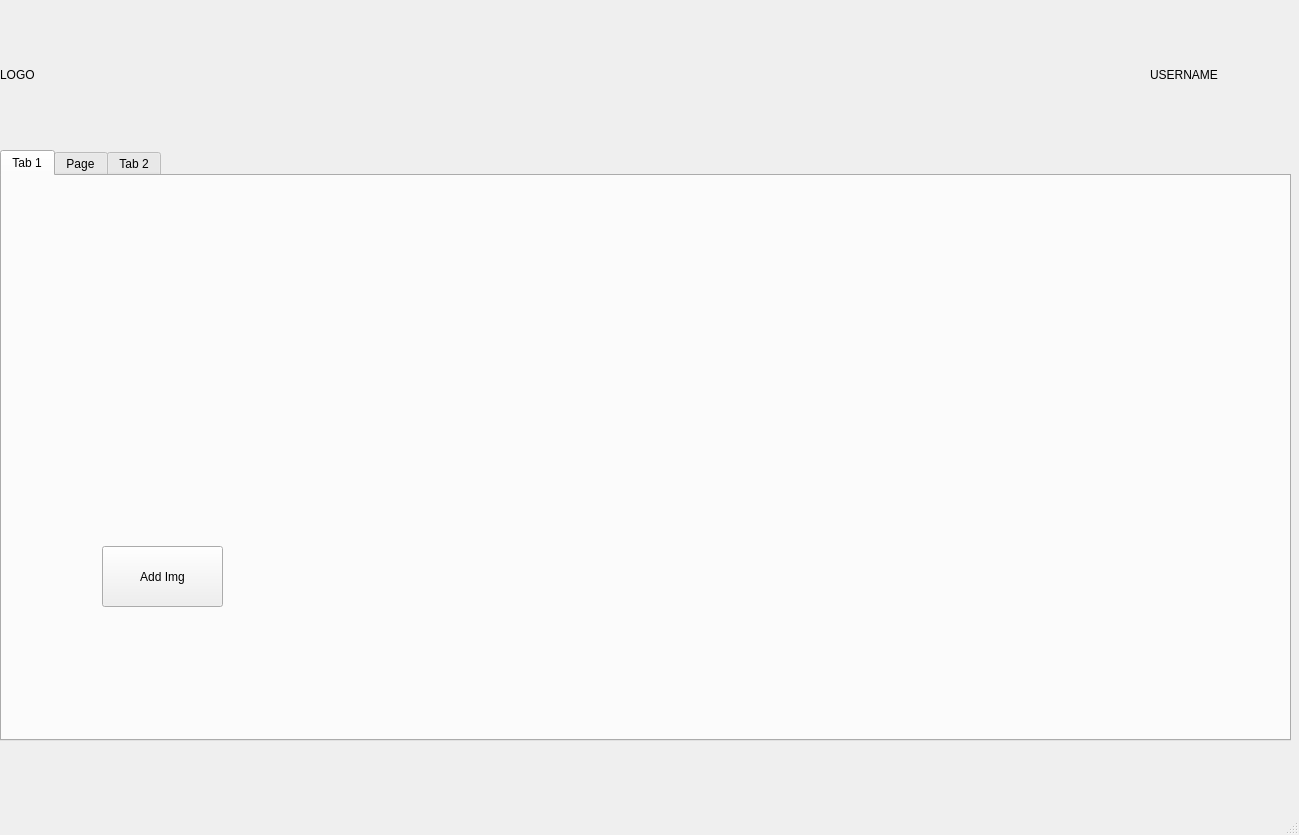
<?xml version="1.0" encoding="UTF-8"?>
<ui version="4.0">
 <class>MainWindow</class>
 <widget class="QMainWindow" name="MainWindow">
  <property name="geometry">
   <rect>
    <x>0</x>
    <y>0</y>
    <width>1299</width>
    <height>835</height>
   </rect>
  </property>
  <property name="windowTitle">
   <string>MainWindow</string>
  </property>
  <widget class="QWidget" name="centralwidget">
   <widget class="QLabel" name="label">
    <property name="geometry">
     <rect>
      <x>0</x>
      <y>0</y>
      <width>150</width>
      <height>150</height>
     </rect>
    </property>
    <property name="text">
     <string>LOGO</string>
    </property>
   </widget>
   <widget class="QLabel" name="label_2">
    <property name="geometry">
     <rect>
      <x>1150</x>
      <y>0</y>
      <width>150</width>
      <height>150</height>
     </rect>
    </property>
    <property name="text">
     <string>USERNAME</string>
    </property>
   </widget>
   <widget class="QTabWidget" name="tabWidget">
    <property name="geometry">
     <rect>
      <x>0</x>
      <y>150</y>
      <width>1291</width>
      <height>591</height>
     </rect>
    </property>
    <property name="currentIndex">
     <number>0</number>
    </property>
    <widget class="QWidget" name="tab">
     <attribute name="title">
      <string>Tab 1</string>
     </attribute>
     <widget class="QPushButton" name="pushButton">
      <property name="geometry">
       <rect>
        <x>100</x>
        <y>370</y>
        <width>121</width>
        <height>61</height>
       </rect>
      </property>
      <property name="text">
       <string>Add Img</string>
      </property>
     </widget>
     <widget class="QLabel" name="label_3">
      <property name="geometry">
       <rect>
        <x>540</x>
        <y>90</y>
        <width>261</width>
        <height>271</height>
       </rect>
      </property>
      <property name="toolTip">
       <string>&lt;html&gt;&lt;head/&gt;&lt;body&gt;&lt;p&gt;&lt;img src=&quot;:/newPrefix/chill1.png&quot;/&gt;&lt;/p&gt;&lt;/body&gt;&lt;/html&gt;</string>
      </property>
      <property name="styleSheet">
       <string notr="true">image: url(:/newPrefix/chill1.png);</string>
      </property>
      <property name="text">
       <string/>
      </property>
     </widget>
    </widget>
    <widget class="QWidget" name="tab_3">
     <attribute name="title">
      <string>Page</string>
     </attribute>
    </widget>
    <widget class="QWidget" name="tab_2">
     <attribute name="title">
      <string>Tab 2</string>
     </attribute>
    </widget>
   </widget>
  </widget>
  <widget class="QMenuBar" name="menubar">
   <property name="geometry">
    <rect>
     <x>0</x>
     <y>0</y>
     <width>1299</width>
     <height>26</height>
    </rect>
   </property>
  </widget>
  <widget class="QStatusBar" name="statusbar"/>
 </widget>
 <resources>
  <include location="img/aa.qrc"/>
 </resources>
 <connections/>
</ui>
